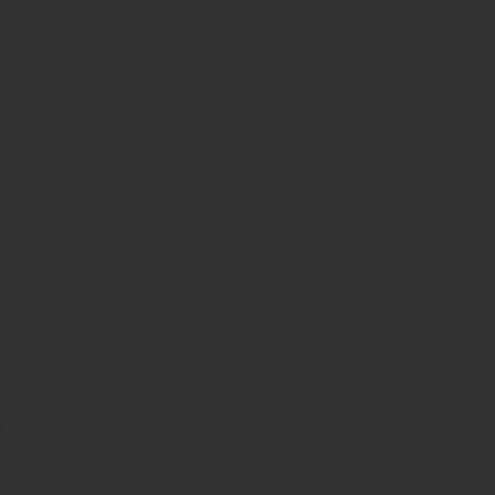
Frame 1 (no input)
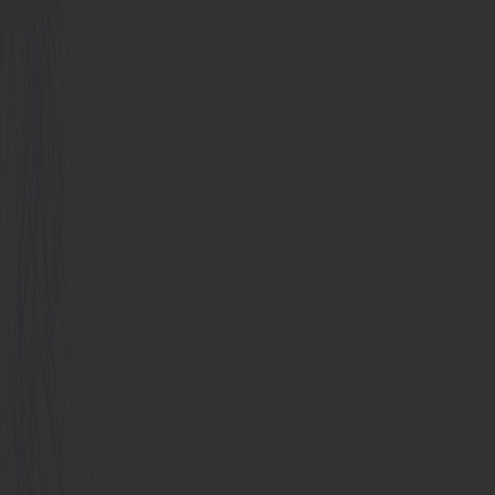
Frame 60 (the mouse pressed at the canvas centre just before this capture)
Frame 120 (the mouse held since frame 60 and released just before this capture): identical to frame 60, image omitted

The Processing sketch that drew these frames (run headless with seeded random() and noise(); from frame 60 on, the mouse is pressed at the canvas centre):

// Processing sketch: may18curtains
// ── may18curtains.pde
int i, j;
color[] colours = {50, 250};
color COLOUR;
int WINDOWSIZE, BOXSIZE, MARGIN, COLSNUM;
int minx, miny, col, row;
int doublecolour;
int BGCOLOUR;
int glx, gly,glx2,gly2;
int redboost, blueboost,greenboost;
boolean rincrease, gincrease, bincrease;
boolean DRAW;

void setup() {
  DRAW=true;
  WINDOWSIZE = 495;
  COLSNUM = 3;
  BGCOLOUR = 50;
  redboost = greenboost = blueboost = 0;
  rincrease = bincrease = gincrease = false;
  glx = 0;
  gly = 0;
  glx2 = 0;
  gly2 = 0;
  surface.setSize(WINDOWSIZE, WINDOWSIZE);
  BOXSIZE = int(float(WINDOWSIZE) / COLSNUM);
  MARGIN = (WINDOWSIZE-(BOXSIZE*COLSNUM))/(COLSNUM+1);
  imageMode(CENTER);
  noStroke();
  noFill();
  background(BGCOLOUR);
  i = 0;
  j = 0;
  doublecolour = 0;
  col = 0;
  row = 0;
  minx = MARGIN;
  miny = MARGIN;
  COLOUR = 0;
  strokeWeight(1);
}

void mousePressed() {
 DRAW=!DRAW;
}     



void repeat(){
int a = minx + int(random(BOXSIZE));
      int b = miny + 1 + int(random(BOXSIZE));
      int c;
      int d;
      do {
        c = minx + int(random(BOXSIZE));
      } while(a == c);
      do {
        d = miny + 1 + int(random(BOXSIZE));
      } while (d == b);

      sketchyCircle(a,b);
}

void draw() { 
  if(DRAW){
  glx++;
  glx = glx%WINDOWSIZE;
  if(rincrease){
    redboost += 1;
  } 
  if(gincrease){
    greenboost += 1;
  }
  if(bincrease){
    blueboost +=1;
  }
      int a = minx + int(random(BOXSIZE));
      int b = miny + 1 + int(random(BOXSIZE));
      int c;
      int d;
      do {
        c = minx + int(random(BOXSIZE));
      } while(a == c);
      do {
        d = miny + 1 + int(random(BOXSIZE));
      } while (d == b);
      COLOUR = getNextColour();
      stroke(COLOUR);
      sketchyCircle(a,b);
  }
}

void sketchyCircle(int xx1, int yy1){
  stroke(getNextColour(),10);



  bezier(glx+random(-1,1), 0, glx+random(-50,50), WINDOWSIZE/3, glx+random(-50,50), 2*WINDOWSIZE/3, glx+random(-50,50), WINDOWSIZE);


}
color getNextColour(){
  color c =  colours[i%colours.length];
  int r = (c >> 16) & 0xFF;  // Faster way of getting red(argb)
  int g = (c >> 8) & 0xFF;   // Faster way of getting green(argb)
  int b = c & 0xFF;          // Faster way of getting blue(argb)
  
  return (color(r+redboost,g+greenboost,b+blueboost));
}

void keyPressed() {
 if(key == 'k') {
    glx+=random(10);
  } else if(key == 'j') {
    glx-=random(10);
  }  else if(key == 'b'){
    blueboost += 10;
  } else if(key == 'g') {
    greenboost += 10;
  } else if(key == 'r') {
    redboost += 10;
  } else if(key == ' ') {
    blueboost = greenboost = redboost = 0;
  } else if(key == '=') {
       redboost += 10;
       blueboost += 10;
       greenboost += 10;
    } else if(key == '-') {
       redboost -= 10;
       blueboost -= 10;
       greenboost -= 10;
    } else if(key == 'e') {
       rincrease = !rincrease;
    }  else if(key == 'v') {
       bincrease = !bincrease;
    }   else if(key == 'f') {
       gincrease = !gincrease;
    } /*else if(int(key) < 58 && int(key) > 49) {
      int o = ((int(key) + 2) % 50) * 10;
       sketchyCircle(getNextColour(), o);
    } else if(key == ']') {
      FR += 5;
      frameRate(FR);
    } else if(key == '[') {
      FR -= 5;
      frameRate(max(FR, 1));
    } else if(key == '0') {
      sketchyCircle(0, 100);
    } else if(key == 'j') {
      started = !started;
    }  else if(key == 'k') {
      cont = !cont;
    } else if(key == 'l') {
      rand = !rand;
    } else if(key == '\'') {
      cycles += 5;
     } else if(key == ';') {
      cycles -= 5;
      cycles = max(1,cycles);
     }*/
}
